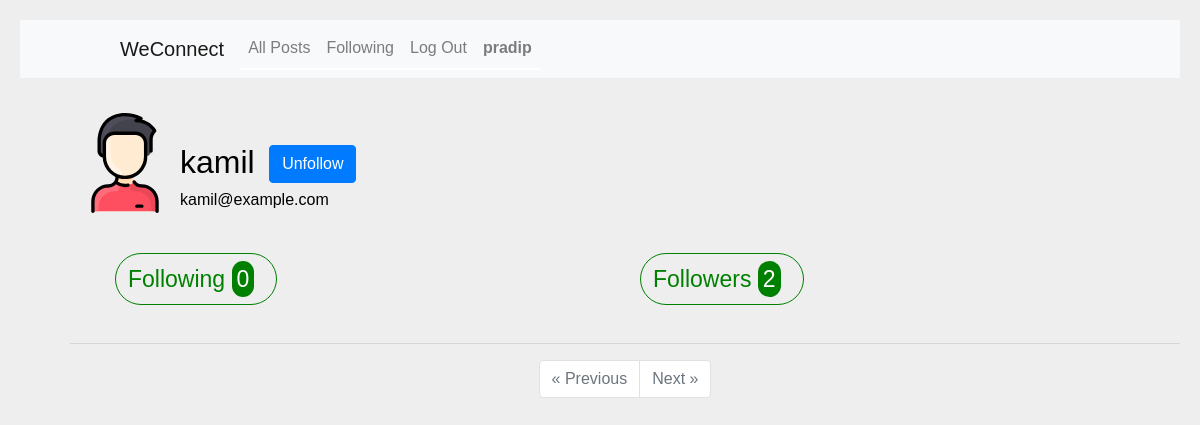
The app's page /profile/kamil (signed in), older data.
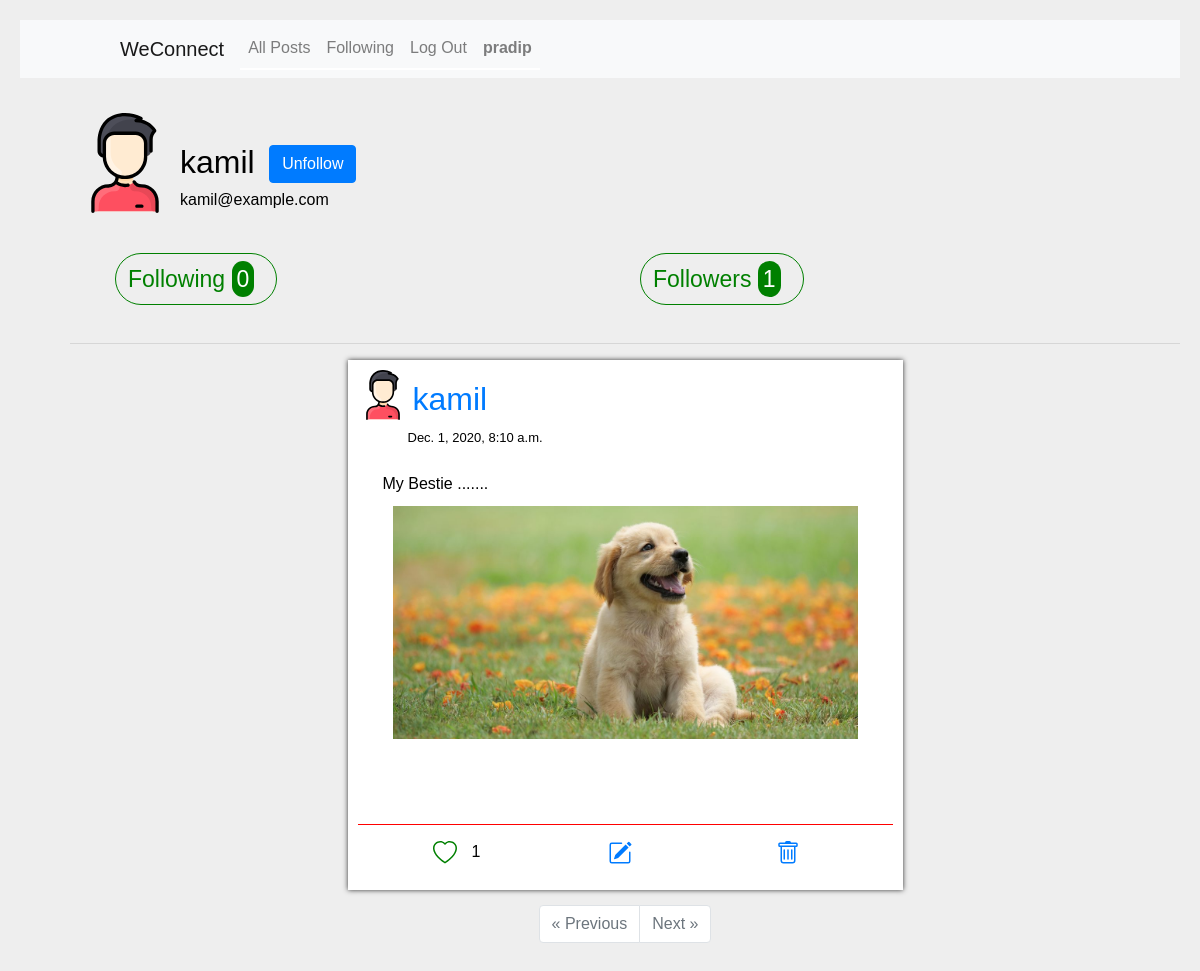
The same page, newer data.
### network/models.py (models this page shows, shortened)
class User(AbstractUser):
    following = models.ManyToManyField("self",symmetrical=False,related_name="followers",blank=True)
    pass

class Posts(models.Model):
	id = models.AutoField(primary_key=True)
	creator = models.ForeignKey("User",related_name="profile",on_delete=models.CASCADE)
	content = models.CharField(blank=False, max_length=1000)
	timestamp = models.DateTimeField(auto_now_add=True)
	likes = models.IntegerField(default=0)
	likedby = models.ManyToManyField("User",related_name="likers",blank=True)

class Image(models.Model):
	uploader = models.ForeignKey("User", related_name="pics", on_delete=models.CASCADE)
	post= models.ForeignKey("Posts", related_name="pics", on_delete=models.CASCADE)
	link = models.CharField(blank=False, max_length=1000)
	code = models.CharField(blank=False, max_length=200)

### network/views.py (the view)
# urls.py: path("profile/<str:name>", views.profile, name="profile"),
def profile(request,name):
    me=request.user.username
    person=User.objects.get(username=me)
    pro=User.objects.get(username=name)
    email=pro.email
    posts=pro.profile.all()
    followers=pro.followers.all()
    following=pro.following.all()
    my_liked=person.likers.all()
    my_following=person.following.all()
    p=Paginator(posts,10) #Paginate to get 10 posts at a time
    if request.GET.get('page'):
        pgn=request.GET.get('page')
        if (int(pgn)<=p.num_pages):
            send=p.page(pgn)
        else:
            send=p.page(1)
    else:
        send=p.page(1)
    album=[]
    for thing in send:
        pics=thing.pics.all()
        album.append(pics)
    return render(request,"network/profile.html",{
        "me":person,
        "profile":pro,
        "name":name,
        "email":email,
        "post":send,
        "num":p.num_pages,
        "followers":followers,
        "following":following,
        "my_liked":my_liked,
        "my_following":my_following,
        "album":album
        })

### network/templates/network/profile.html (shortened to what this page needs)
{% extends "network/layout.html" %}
{% block body %}
	<div class="containeer">
	    <div class="one">
	        <img src="/media/person.svg" class="person"/>
		    <div class="up">
	    		<span class="user_name">{{name}}</span>
		    	{% if me != profile %}
					{% if profile in my_following %}
						<button type="button" class="follow btn btn-primary" data-add="unollow">Unfollow</button>
					{% else %}
						<button type="button" class="follow btn btn-primary" data-add="follow">Follow</button>
					{% endif %}
				{% endif %}
		    </div>
		</div>
		&emsp;&emsp;&emsp;&emsp;&emsp;{{email}}
		<div class="container">
			<div class="row">
				<div class="col here">
					<span class="bundle"><span class="lists">Following</span> <span class="num">{{following|length}}</span></span>
				</div>
				<div class="col here">
					<span class="bundle"><span class="lists">Followers</span> <span class="num">{{followers|length}}</span></span>
				</div>
			</div>
		</div>
	</div>
	<hr>
    {% for item in post %}
        <div class="post">
            <div class="one">
                <a href="/profile/{{item.creator}}">
                    <img src="/media/person.svg" class="person"/>
                </a>
                <div class="up">
                    <a href="/profile/{{item.creator}}">
                        <span class="creator">{{item.creator}}</span>
                    </a>
                    <div class="timestamp">{{item.timestamp}}</div>
                </div>
            </div>
            <div class="content">{{item.content}}<br>
                <div class="image">
                    {% for image in album %}
                        {% for img in image %}
                            {% if img.post == item %}
                                <img src="{{img.link}}">
                            {% endif %}
                        {% endfor %}
                    {% endfor %}
                </div>
            </div>
            <div class="container">
                <div class="row post_actions">
                    <div class="col" type="button" data-toogle="tooltip" data-placement="bottom" title="Like post">
                        {%if item in my_liked%}
                            <div class="actions liked" data-press="{{item.id}}" data-status="liked"><img src="/media/liked.svg" class="react"/>{{item.likes}}</div>
                        {% else %}
                            <div class="actions not_liked" data-press="{{item.id}}" data-status="not_liked"><img src="/media/not_liked.svg" class="react"/>
                            {{item.likes}}</div>
                        {% endif %}
                    </div>
                    <span class="col edit actions" type="button" data-toogle="tooltip" data-placement="bottom" title="Edit post">
                        <a href="/edit/?psid={{item.id}}">
                        </a>
                    </span>
                    <span class="col delete actions" type="button" data-toogle="tooltip" data-placement="bottom" title="delete Post">
                        <a href="/delete/{{item.id}}">
                        </a>
                    </span>
                </div>
            </div>
        </div>
    {% endfor %}
	<nav aria-label="Page navigation example">
	  <ul class="pagination justify-content-center">
	    {% if post.has_previous %}
	    <li class="page-item">
	      <a class="page-link" href="?page={{post.previous_page_number}}" aria-label="Previous">
	        <span aria-hidden="true">&laquo;</span> Previous
	      </a>
	    </li>
	    {% else %}
	    <li class="page-item disabled">
	      <a class="page-link" href="#" aria-label="Previous">
	        <span aria-hidden="true">&laquo;</span> Previous
	      </a>
	    </li>
	    {% endif %}
	    {% if post.has_next %}
	    <li class="page-item">
	      <a class="page-link" href="?page={{post.next_page_number}}" aria-label="Next">Next
	        <span aria-hidden="true">&raquo;</span>
	      </a>
	    </li>
	    {% else %}
	    <li class="page-item disabled">
	      <a class="page-link" href="#" aria-label="Next">Next
	        <span aria-hidden="true">&raquo;</span>
	      </a>
	    </li>
	    {% endif %}
	  </ul>
	</nav>
{% endblock %}

### network/templates/network/layout.html (shortened to what this page needs)
{% load static %}
<!DOCTYPE html>
<html lang="en">
    <head>
        <link rel="stylesheet" href="https://cdnjs.cloudflare.com/ajax/libs/font-awesome/5.15.1/css/all.min.css" />
        <link rel="stylesheet" href="https://stackpath.bootstrapcdn.com/bootstrap/4.4.1/css/bootstrap.min.css">
        <link rel="stylesheet" href="https://cdn.jsdelivr.net/npm/bootstrap@4.5.3/dist/css/bootstrap.min.css">
        <link href="{% static 'network/styles.css' %}" rel="stylesheet">
    </head>
    <body>
        <nav class="navbar navbar-expand-lg navbar-light bg-light">
            <a class="navbar-brand" href="#">WeConnect</a>
            <div>
              <ul class="navbar-nav mr-auto">
                <li class="nav-item">
                  <a class="nav-link" href="{% url 'index' %}">All Posts</a>
                </li>
                {% if user.is_authenticated %}
                    <li class="nav-item">
                        <a class="nav-link" href="{% url 'following' %}">Following</a>
                    </li>
                    <li class="nav-item">
                        <a class="nav-link" href="{% url 'logout' %}">Log Out</a>
                    </li>
                {% endif %}
                {% if user.is_authenticated %}
                    <li class="nav-item">
                        <a class="nav-link" href="{% url 'me' %}"><strong>{{ user.username }}</strong></a>
                    </li>
                {% endif %}
              </ul>
            </div>
        </nav>
        <div class="body">
            {% block body %}
            {% endblock %}
        </div>
    </body>
</html>

### network/static/network/styles.css (style rules this page uses)
* { box-sizing: border-box; padding: 0; margin: 0; }
body { background: #eee; font-family: sans-serif; color:black; margin:10px; padding:10px; }
.body { margin-left:50px; margin-top:30px; }
.navbar { padding-left:100px; }
.nav-item { border-bottom:2px solid white; }
.body { background: none; }
.user_name { font-size: 2em; }
.person { height:500px; width:100px; }
.post { background: white; display:grid; margin: 10px; margin-left: 25%; margin-bottom: 15px; box-shadow: 0px 0px 5px #333; padding: 10px; width: 50%; }
.one { display:flex; }
.containeer img { transform: scale(2); }
.containeer .up { transform: translateX(30px); }
.up a { text-decoration: none; }
.creator { font-size: 2em; margin:5px; display: block; }
.timestamp { font-size:13px; }
.person { height: 50px; width: 50px; }
.content { margin:25px; }
.content .image { margin: 10px; display: flex; align-items: center; justify-content: center; }
.post_actions { padding:15px; border-top: 1px solid red; }
.react { margin-right:10px; user-drag:none; user-select: none; -moz-user-select: none; -webkit-user-drag:none; -webkit-user-select:none; -ms-user-select:none; }
.bi { margin-top:0; margin-right:10px; }
.image img { height:auto; width:100% }
.page-item { user-select: none; user-drag: none; -moz-user-select:none; -webkit-user-drag: none; -webkit-user-select: none; -ms-user-select:none; }
.post_actions .col { display:flex; align-items: center; justify-content: center; }
.follow { transform: translateY(-5px); margin-left: 10px; }
.container { margin-top: 50px; }
ul { list-style-type: none; display: none; transition: 0.6s; }
.containeer { padding: 30px; }
.bundle { padding: 12px; border: 1px solid green; border-radius: 30px; font-size: 23px; color:green; }
.num { padding: 5px; margin-right:10px; background: green; color:white; border-radius:20px; }

Row changes from the older to the newer data that the page shows:
added Posts: creator "kamil", timestamp "Dec. 1, 2020, 8:10 a.m.", content "My Bestie .......", likes "1"
added Image: link (picture)
Text that changed along with them:
{{ followers|length }}: "2" → "1"
